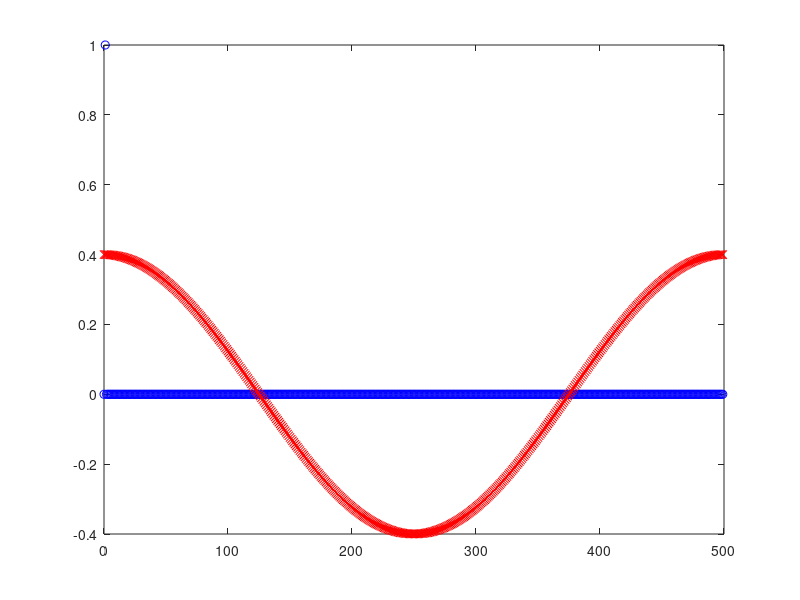

The MATLAB source for this figure:
clc;
clear all;
close all;

points = 500;
waves = 1;

x = 0:points-1;
y = zeros(1,points);
y(waves+1) = 1;
%y(points-waves+1) = 1;

plot(x,y,'bo');

s = ifft(y);
hold on;
plot(x,200*s,'rx');
hold off;